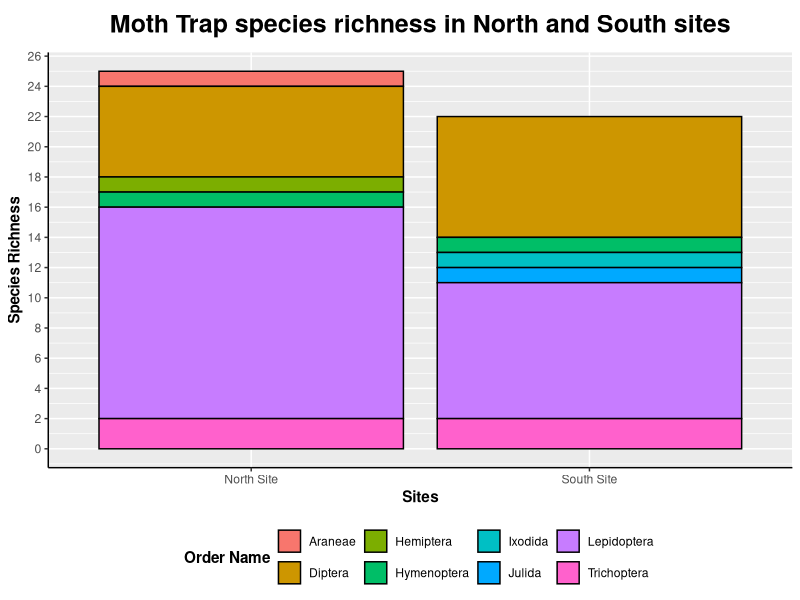
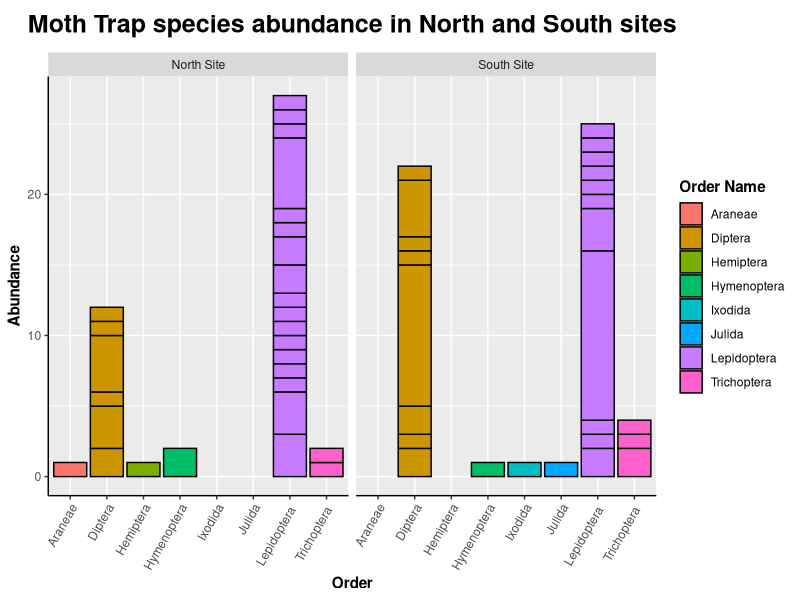
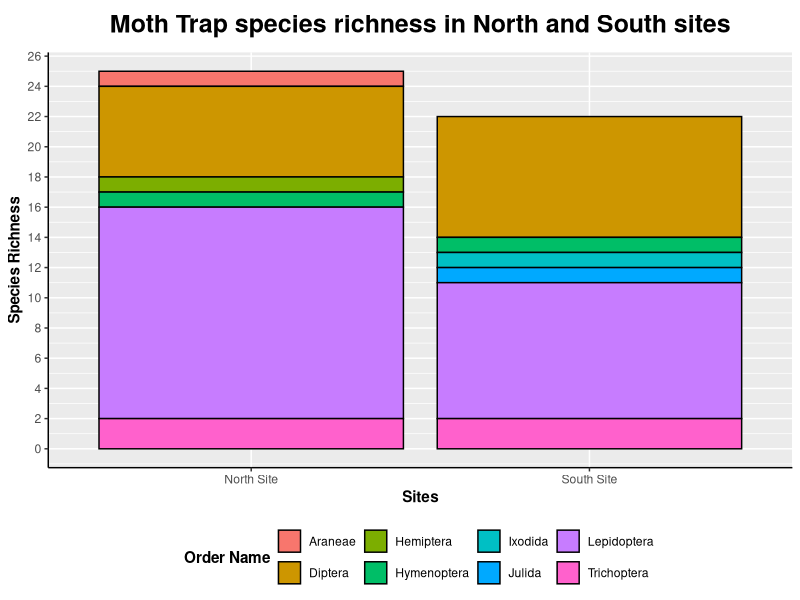
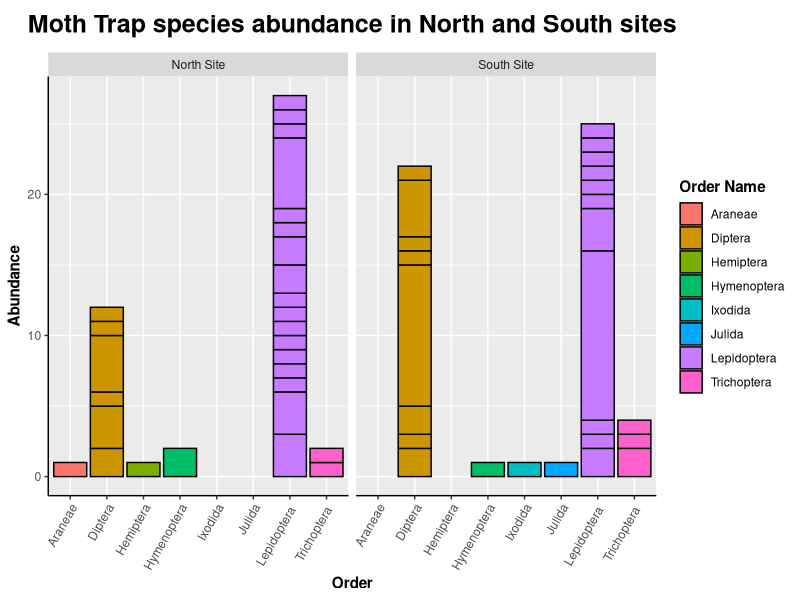

Here is the R script that generated these plots, in order:
library(ggplot2)
library(dplyr)
library(readxl)

# Read in the csv file of the Moth survey data to R
MothData <- read.csv("Data/SurveyData/LochranzaMoth.csv")

# Create a new column for the site and enter a value based on the EventID
MothData$site <- ""
MothData <- MothData %>% 
  mutate(
    site = case_when(
      substr(MothData$eventID,1,1)=="N" ~ "North Site",
      substr(MothData$eventID,1,1)=="S" ~ "South Site"
    )
  )

# Create a subset data frame of the distinct values only in both sites for the richness at the lowest taxonomic level identified
MothRichness <- MothData  %>% distinct(scientificName, site, .keep_all = TRUE)

# Create the Moth Trap Species Richness plot using ggplot2
(MothRichnessPlot <- ggplot(MothRichness,aes(x=site, fill=Order)) + 
    geom_bar(colour = "black") +
    scale_y_continuous(breaks=seq(0, 26, 2)) +
    labs(x="Sites", y="Species Richness", title="Moth Trap species richness in North and South sites", fill="Order Name") +
    theme(legend.position="bottom", 
          legend.title=element_text(face="bold"),
          axis.title=element_text(face="bold"),
          axis.line=element_line(colour="black"), 
          plot.title=element_text(hjust=0.5, face="bold", size = 18, margin=margin(t=5, b=10))
    )
)

# Save the Species Richness plot as a png file
ggsave(filename="Data/Figures/Moth_Richness.png", MothRichnessPlot, width=10, height=6)

# Create the Moth Trap Abundance plot using ggplot2
(MothAbundancePlot <- ggplot(MothData,aes(x=Order, y=individualCount, fill=Order)) +
    geom_col(colour = "black") +
    facet_wrap(~site) +
    labs(x="Order", y="Abundance", title="Moth Trap species abundance in North and South sites", fill="Order Name") +
    theme(legend.title=element_text(face="bold"),
          axis.title=element_text(face="bold"),
          axis.line=element_line(colour="black"),
          axis.text.x = element_text(angle = 60, hjust = 1),
          plot.title=element_text(hjust=0.5, face="bold", size = 18, margin=margin(t=5, b=10))
    )
)

# Save the Abundance plot as a png file
ggsave(filename="Data/Figures/Moth_Abundance.png", MothAbundancePlot, width=10, height=6)
